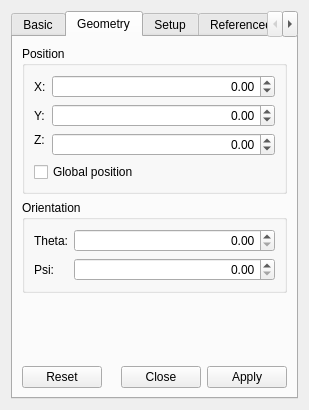
<?xml version="1.0" encoding="UTF-8"?>
<ui version="4.0">
 <class>LightObjectDesigner</class>
 <widget class="QWidget" name="LightObjectDesigner">
  <property name="geometry">
   <rect>
    <x>0</x>
    <y>0</y>
    <width>309</width>
    <height>410</height>
   </rect>
  </property>
  <property name="windowTitle">
   <string>Light object designer</string>
  </property>
  <property name="toolTip">
   <string/>
  </property>
  <layout class="QVBoxLayout" name="_2">
   <item>
    <widget class="QTabWidget" name="tabWidget">
     <property name="currentIndex">
      <number>1</number>
     </property>
     <widget class="QWidget" name="basicTab">
      <attribute name="title">
       <string>Basic</string>
      </attribute>
      <layout class="QVBoxLayout" name="_3">
       <item>
        <widget class="QGroupBox" name="generalGB">
         <property name="title">
          <string>General</string>
         </property>
        </widget>
       </item>
       <item>
        <widget class="QGroupBox" name="flagsGB">
         <property name="title">
          <string>Flags</string>
         </property>
         <layout class="QGridLayout" name="_4">
          <item row="0" column="0">
           <widget class="QCheckBox" name="visibleCB">
            <property name="text">
             <string>Visible</string>
            </property>
           </widget>
          </item>
          <item row="2" column="0" colspan="2">
           <widget class="QCheckBox" name="spotEnabledCB">
            <property name="text">
             <string>Spot light</string>
            </property>
           </widget>
          </item>
          <item row="0" column="1">
           <widget class="QCheckBox" name="primaryObjectCB">
            <property name="text">
             <string>Primary object</string>
            </property>
           </widget>
          </item>
          <item row="3" column="0" colspan="2">
           <widget class="QCheckBox" name="attenuationEnabledCB">
            <property name="text">
             <string>Light attenuation</string>
            </property>
           </widget>
          </item>
          <item row="1" column="0">
           <widget class="QCheckBox" name="highlightedCB">
            <property name="text">
             <string>Highlighted</string>
            </property>
           </widget>
          </item>
          <item row="1" column="1">
           <widget class="QCheckBox" name="showCoverCB">
            <property name="text">
             <string>Show cover</string>
            </property>
           </widget>
          </item>
         </layout>
        </widget>
       </item>
       <item>
        <spacer>
         <property name="orientation">
          <enum>Qt::Vertical</enum>
         </property>
         <property name="sizeHint" stdset="0">
          <size>
           <width>20</width>
           <height>40</height>
          </size>
         </property>
        </spacer>
       </item>
       <item>
        <widget class="QDialogButtonBox" name="buttonBox1">
         <property name="standardButtons">
          <set>QDialogButtonBox::Apply|QDialogButtonBox::Close|QDialogButtonBox::Reset</set>
         </property>
        </widget>
       </item>
      </layout>
     </widget>
     <widget class="QWidget" name="geometryTab">
      <attribute name="title">
       <string>Geometry</string>
      </attribute>
      <layout class="QVBoxLayout" name="_5">
       <item>
        <widget class="QGroupBox" name="groupBox_2">
         <property name="title">
          <string>Position</string>
         </property>
         <layout class="QGridLayout" name="gridLayout_2">
          <item row="0" column="0">
           <widget class="QLabel" name="label_2">
            <property name="text">
             <string>X:</string>
            </property>
           </widget>
          </item>
          <item row="0" column="1">
           <widget class="QQuantitySpinBox" name="positionXSB">
            <property name="sizePolicy">
             <sizepolicy hsizetype="Expanding" vsizetype="Fixed">
              <horstretch>0</horstretch>
              <verstretch>0</verstretch>
             </sizepolicy>
            </property>
            <property name="alignment">
             <set>Qt::AlignRight|Qt::AlignTrailing|Qt::AlignVCenter</set>
            </property>
            <property name="minimum">
             <double>-1000.000000000000000</double>
            </property>
            <property name="maximum">
             <double>1000.000000000000000</double>
            </property>
            <property name="singleStep">
             <double>0.010000000000000</double>
            </property>
           </widget>
          </item>
          <item row="1" column="0">
           <widget class="QLabel" name="label_3">
            <property name="text">
             <string>Y:</string>
            </property>
           </widget>
          </item>
          <item row="1" column="1">
           <widget class="QQuantitySpinBox" name="positionYSB">
            <property name="alignment">
             <set>Qt::AlignRight|Qt::AlignTrailing|Qt::AlignVCenter</set>
            </property>
            <property name="minimum">
             <double>-1000.000000000000000</double>
            </property>
            <property name="maximum">
             <double>1000.000000000000000</double>
            </property>
            <property name="singleStep">
             <double>0.010000000000000</double>
            </property>
           </widget>
          </item>
          <item row="2" column="0">
           <widget class="QLabel" name="label_4">
            <property name="text">
             <string>Z:</string>
            </property>
           </widget>
          </item>
          <item row="2" column="1" rowspan="2">
           <widget class="QQuantitySpinBox" name="positionZSB">
            <property name="alignment">
             <set>Qt::AlignRight|Qt::AlignTrailing|Qt::AlignVCenter</set>
            </property>
            <property name="minimum">
             <double>-1000.000000000000000</double>
            </property>
            <property name="maximum">
             <double>1000.000000000000000</double>
            </property>
            <property name="singleStep">
             <double>0.010000000000000</double>
            </property>
           </widget>
          </item>
          <item row="4" column="0" colspan="2">
           <widget class="QCheckBox" name="globalPositionCB">
            <property name="text">
             <string>Global position</string>
            </property>
           </widget>
          </item>
         </layout>
        </widget>
       </item>
       <item>
        <widget class="QGroupBox" name="groupBox_3">
         <property name="title">
          <string>Orientation</string>
         </property>
         <layout class="QGridLayout" name="gridLayout">
          <item row="0" column="0">
           <widget class="QLabel" name="label">
            <property name="text">
             <string>Theta:</string>
            </property>
           </widget>
          </item>
          <item row="0" column="1">
           <widget class="QQuantitySpinBox" name="orientationXSB">
            <property name="sizePolicy">
             <sizepolicy hsizetype="Expanding" vsizetype="Fixed">
              <horstretch>0</horstretch>
              <verstretch>0</verstretch>
             </sizepolicy>
            </property>
            <property name="alignment">
             <set>Qt::AlignRight|Qt::AlignTrailing|Qt::AlignVCenter</set>
            </property>
           </widget>
          </item>
          <item row="1" column="0">
           <widget class="QLabel" name="label_5">
            <property name="text">
             <string>Psi:</string>
            </property>
           </widget>
          </item>
          <item row="1" column="1">
           <widget class="QQuantitySpinBox" name="orientationYSB">
            <property name="alignment">
             <set>Qt::AlignRight|Qt::AlignTrailing|Qt::AlignVCenter</set>
            </property>
           </widget>
          </item>
         </layout>
        </widget>
       </item>
       <item>
        <spacer name="verticalSpacer">
         <property name="orientation">
          <enum>Qt::Vertical</enum>
         </property>
         <property name="sizeHint" stdset="0">
          <size>
           <width>20</width>
           <height>40</height>
          </size>
         </property>
        </spacer>
       </item>
       <item>
        <widget class="QDialogButtonBox" name="buttonBox2">
         <property name="standardButtons">
          <set>QDialogButtonBox::Apply|QDialogButtonBox::Close|QDialogButtonBox::Reset</set>
         </property>
        </widget>
       </item>
      </layout>
     </widget>
     <widget class="QWidget" name="setupTab">
      <attribute name="title">
       <string>Setup</string>
      </attribute>
     </widget>
     <widget class="QWidget" name="refByTab">
      <attribute name="title">
       <string>Referenced by</string>
      </attribute>
     </widget>
    </widget>
   </item>
  </layout>
 </widget>
 <customwidgets>
  <customwidget>
   <class>QQuantitySpinBox</class>
   <extends>QDoubleSpinBox</extends>
   <header location="global">QuantitySpinBox.hpp</header>
  </customwidget>
 </customwidgets>
 <resources/>
 <connections/>
</ui>
